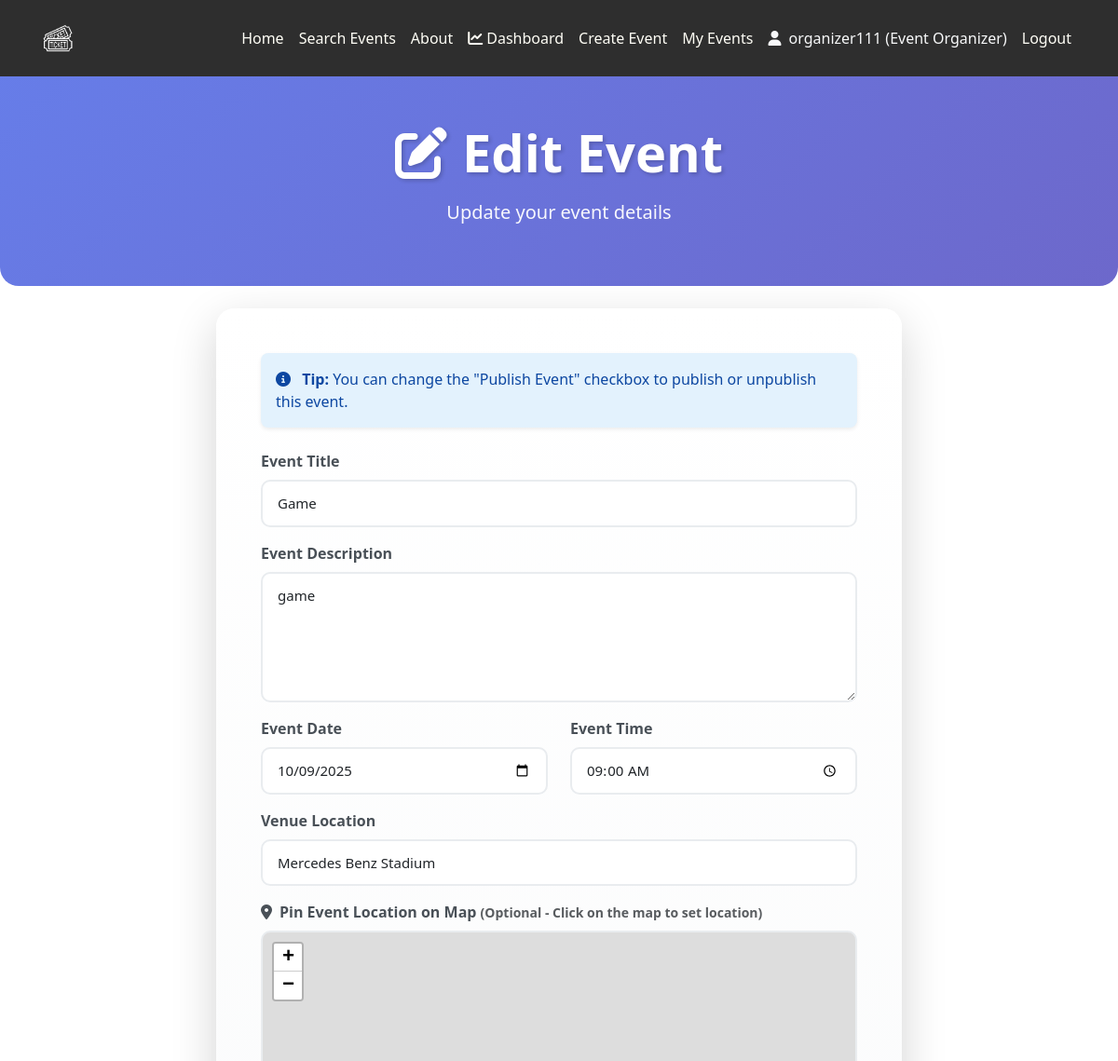
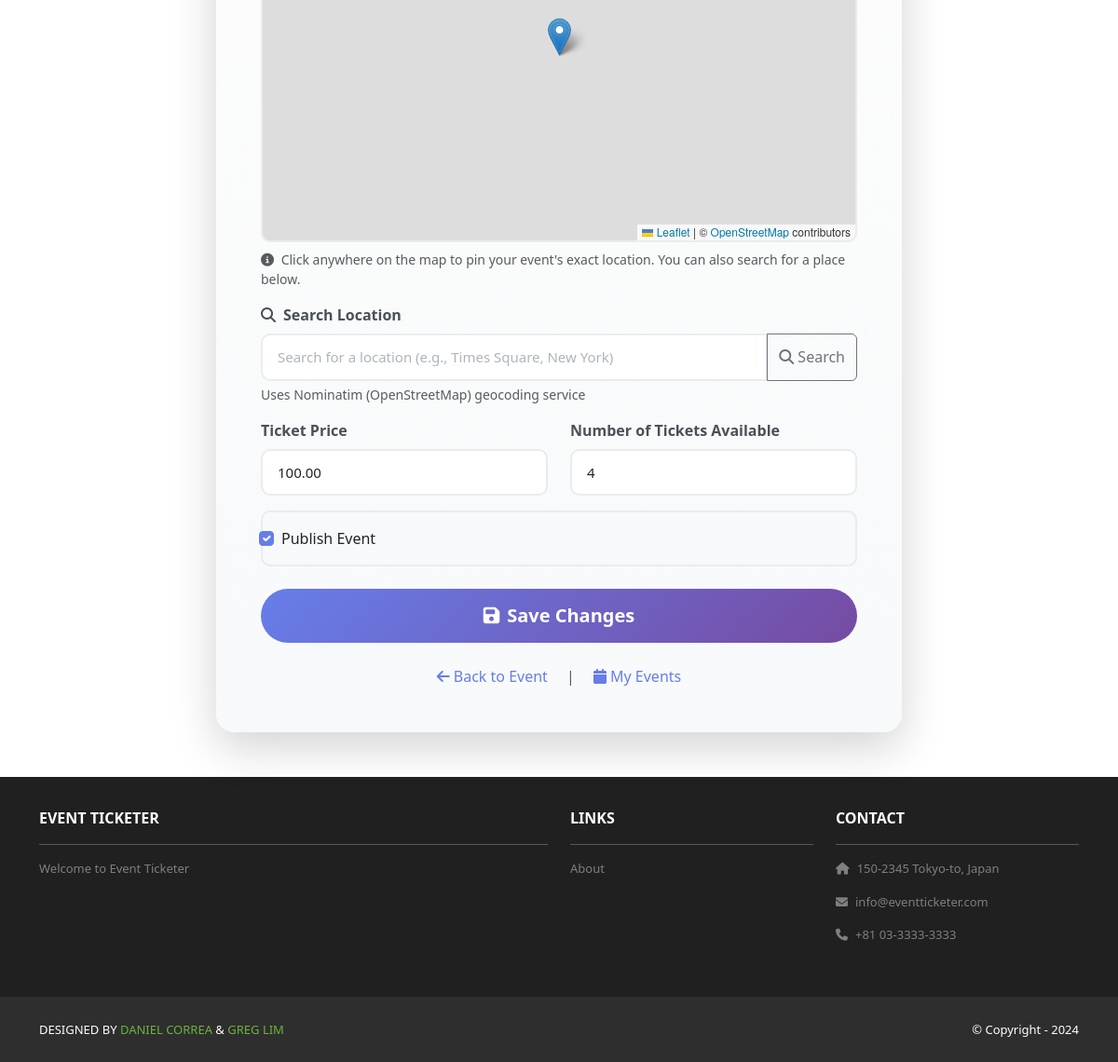
The app's page /events/6/edit/ (signed in) with its own data (2 pictures, top to bottom).
### user_accounts/models.py (models this page shows, shortened)
class UserProfile(models.Model):
    USER_TYPE_CHOICES = [
        ('attendee', 'Attendee'),
        ('event_organizer', 'Event Organizer'),
        ('administrator', 'Administrator'),
    ]
    user = models.OneToOneField(User, on_delete=models.CASCADE)
    user_type = models.CharField(
        max_length=20,
        choices=USER_TYPE_CHOICES,
        default='attendee'
    )
    created_at = models.DateTimeField(auto_now_add=True)
    updated_at = models.DateTimeField(auto_now=True)

### home/models.py (models this page shows, shortened)
class Event(models.Model):
    MODERATION_STATUS_CHOICES = [
        ('pending', 'Pending Review'),
        ('approved', 'Approved'),
        ('rejected', 'Rejected'),
    ]
    title = models.CharField(max_length=200)
    description = models.TextField()
    date = models.DateField()
    time = models.TimeField()
    venue = models.CharField(max_length=300)
    latitude = models.DecimalField(max_digits=9, decimal_places=6, null=True, blank=True)
    longitude = models.DecimalField(max_digits=9, decimal_places=6, null=True, blank=True)
    ticket_price = models.DecimalField(max_digits=10, decimal_places=2)
    ticket_availability = models.PositiveIntegerField()
    organizer = models.ForeignKey(User, on_delete=models.CASCADE, related_name='organized_events')
    created_at = models.DateTimeField(auto_now_add=True)
    updated_at = models.DateTimeField(auto_now=True)
    is_published = models.BooleanField(default=True)
    moderation_status = models.CharField(
        max_length=20,
        choices=MODERATION_STATUS_CHOICES,
        default='pending',
        help_text='Status of event moderation review'
    )
    moderation_notes = models.TextField(
        blank=True,
        null=True,
        help_text='Admin notes about moderation decision'
    )
    moderated_by = models.ForeignKey(
        User,
        on_delete=models.SET_NULL,
        null=True,
        blank=True,
        related_name='moderated_events',
        help_text='Administrator who reviewed this event'
    )
    moderated_at = models.DateTimeField(null=True, blank=True)
    class Meta:
        ordering = ['-created_at']

### home/views.py (the view)
# urls.py: path('events/<int:event_id>/edit/', views.edit_event, name='home.edit_event'),
@login_required
def edit_event(request, event_id):
    event = get_object_or_404(Event, id=event_id)
    if event.organizer != request.user:
        messages.error(request, 'You do not have permission to edit this event.')
        return redirect('home.event_detail', event_id=event.id)
    if not hasattr(request.user, 'userprofile') or request.user.userprofile.user_type != 'event_organizer':
        messages.error(request, 'Only Event Organizers can edit events.')
        return redirect('home.index')
    if request.method == 'POST':
        form = EventForm(request.POST, instance=event)
        if form.is_valid():
            form.save()
            messages.success(request, 'Event updated successfully!')
            return redirect('home.event_detail', event_id=event.id)
    else:
        form = EventForm(instance=event)
    template_data = {'title': f'Edit Event - {event.title}'}
    return render(request, 'home/edit_event.html', {
        'template_data': template_data,
        'form': form,
        'event': event
    })

### home/templates/home/edit_event.html (shortened to what this page needs)
{% extends 'base.html' %}
{% load static %}
{% block content %}
<link rel="stylesheet" href="https://unpkg.com/leaflet@1.9.4/dist/leaflet.css"
/>
<header class="masthead bg-edit-header text-white text-center py-5 mb-4">
    <div class="container">
        <div class="row">
            <div class="col-lg-8 mx-auto">
                <h1 class="display-4 fw-bold mb-3" style="text-shadow: 2px 2px 4px rgba(0, 0, 0, 0.2);">
                    <i class="fas fa-edit me-3"></i>Edit Event
                </h1>
                <p class="lead">Update your event details</p>
            </div>
        </div>
    </div>
</header>
<div class="container mb-5">
    <div class="row justify-content-center">
        <div class="col-md-9 col-lg-8">
            <div class="card shadow-lg border-0 edit-form-card">
                <div class="card-body p-5">
                    <div class="alert alert-info shadow-sm border-0 rounded-3 mb-4" role="alert">
                        <i class="fas fa-info-circle me-2"></i>
                        <strong>Tip:</strong> You can change the "Publish Event" checkbox to publish or unpublish this event.
                    </div>
                    <form method="post">
                        <div class="mb-3">
                            <label for="{{ form.title.id_for_label }}" class="form-label">{{ form.title.label }}</label>
                            {{ form.title }}
                        </div>
                        <div class="mb-3">
                            <label for="{{ form.description.id_for_label }}" class="form-label">{{ form.description.label }}</label>
                            {{ form.description }}
                        </div>
                        <div class="row">
                            <div class="col-md-6 mb-3">
                                <label for="{{ form.date.id_for_label }}" class="form-label">{{ form.date.label }}</label>
                                {{ form.date }}
                            </div>
                            <div class="col-md-6 mb-3">
                                <label for="{{ form.time.id_for_label }}" class="form-label">{{ form.time.label }}</label>
                                {{ form.time }}
                            </div>
                        </div>
                        <div class="mb-3">
                            <label for="{{ form.venue.id_for_label }}" class="form-label">{{ form.venue.label }}</label>
                            {{ form.venue }}
                        </div>
                        <div class="mb-3">
                            <label class="form-label">
                                <i class="fas fa-map-marker-alt me-2"></i>Pin Event Location on Map
                                <small class="text-muted">(Optional - Click on the map to set location)</small>
                            </label>
                            <div id="map" style="height: 400px; border-radius: 10px; border: 2px solid #e9ecef;"></div>
                            <small class="text-muted mt-2 d-block">
                                <i class="fas fa-info-circle me-1"></i>
                                Click anywhere on the map to pin your event's exact location. You can also search for a place below.
                            </small>
                        </div>
                        <div class="mb-3">
                            <label for="locationSearch" class="form-label">
                                <i class="fas fa-search me-2"></i>Search Location
                            </label>
                            <div class="input-group">
                                <input type="text" class="form-control" id="locationSearch" placeholder="Search for a location (e.g., Times Square, New York)">
                                <button class="btn btn-outline-secondary" type="button" id="searchBtn">
                                    <i class="fas fa-search"></i> Search
                                </button>
                            </div>
                            <small class="text-muted mt-1 d-block">Uses Nominatim (OpenStreetMap) geocoding service</small>
                        </div>
                        <div class="row">
                            <div class="col-md-6 mb-3">
                                <label for="{{ form.ticket_price.id_for_label }}" class="form-label">{{ form.ticket_price.label }}</label>
                                {{ form.ticket_price }}
                            </div>
                            <div class="col-md-6 mb-3">
                                <label for="{{ form.ticket_availability.id_for_label }}" class="form-label">{{ form.ticket_availability.label }}</label>
                                {{ form.ticket_availability }}
                            </div>
                        </div>
                        <div class="mb-4">
                            <div class="form-check">
                                {{ form.is_published }}
                                <label class="form-check-label" for="{{ form.is_published.id_for_label }}">
                                    {{ form.is_published.label }}
                                </label>
                            </div>
                        </div>
                        <div class="d-grid mt-4">
                            <button type="submit" class="btn btn-primary btn-lg rounded-pill px-4" id="saveChangesBtn">
                                <i class="fas fa-save me-2"></i>Save Changes
                            </button>
                        </div>
                    </form>
                    <div class="text-center mt-4">
                        <a href="{% url 'home.event_detail' event.id %}" class="text-decoration-none me-3">
                            <i class="fas fa-arrow-left me-1"></i>Back to Event
                        </a>
                        <span class="text-muted">|</span>
                        <a href="{% url 'home.my_events' %}" class="text-decoration-none ms-3">
                            <i class="fas fa-calendar me-1"></i>My Events
                        </a>
                    </div>
                </div>
            </div>
        </div>
    </div>
</div>
{% endblock %}

### eventticketer/templates/base.html (shortened to what this page needs)
<!DOCTYPE html>
<html>
    {% load static %}
  <head>
    <link href="https://cdn.jsdelivr.net/npm/bootstrap@5.3.3/dist/css/bootstrap.min.css" rel="stylesheet">
    <link rel="stylesheet" href="https://cdnjs.cloudflare.com/ajax/libs/font-awesome/6.1.1/css/all.min.css">
    <link rel="stylesheet" type="text/css" href="{% static 'css/style.css' %}">
  </head>
  <body>
    <nav class="p-3 navbar navbar-dark bg-dark navbar-expand-lg">
      <div class="container">
        <a class="navbar-brand" href="{% url 'home.index' %}">
          <img src="{% static 'img/logo.png' %}" alt="logo" height="40" />
        </a>
        <div class="collapse navbar-collapse" id="navbarNavAltMarkup">
          <div class="navbar-nav ms-auto navbar-ml">
            <a class="nav-link" href="{% url 'home.index' %}">Home</a>
            <a class="nav-link" href="{% url 'home.events_search' %}">Search Events</a>
            <a class="nav-link" href="{% url 'home.about' %}">About</a>
            {% if user.is_authenticated %}
              {% if user.userprofile.user_type == 'administrator' %}
                <a class="nav-link" href="{% url 'home.admin_event_moderation' %}">
                  <i class="fas fa-shield-alt me-1"></i>Moderation
                </a>
                <a class="nav-link" href="{% url 'home.admin_user_management' %}">
                  <i class="fas fa-users-cog me-1"></i>User Management
                </a>
              {% elif user.userprofile.user_type == 'event_organizer' %}
                <a class="nav-link" href="{% url 'home.dashboard' %}">
                  <i class="fas fa-chart-line me-1"></i>Dashboard
                </a>
                <a class="nav-link" href="{% url 'home.create_event' %}">Create Event</a>
                <a class="nav-link" href="{% url 'home.my_events' %}">My Events</a>
              {% endif %}
              <span class="nav-link text-light">
                <i class="fas fa-user me-1"></i>
                {{ user.username }} ({{ user.userprofile.get_user_type_display }})
              </span>
              <a class="nav-link" href="{% url 'user_accounts.logout' %}">Logout</a>
            {% else %}
              <a class="nav-link" href="{% url 'user_accounts.login' %}">Login</a>
              <a class="nav-link" href="{% url 'user_accounts.signup' %}">Sign Up</a>
            {% endif %}
          </div>
        </div>
      </div>
    </nav>
    <div>
      {% block content %}
      {% endblock content %}
    </div>
    <section class="p-3 ms-footer d-none d-md-block">
      <div class="container">
        <div class="row mt-3 text-white">
          <div class="col-md-6 col-lg-6 col-xl-6 mx-auto mb-4">
            <b>EVENT TICKETER</b>
            <hr />
            <p>Welcome to Event Ticketer</p>
          </div>
          <div class="col-md-3 col-lg-3 col-xl-3 mx-auto mb-4">
            <b>LINKS</b>
            <hr />
            <p><a class="nav-link" href="{% url 'home.about' %}">About</a></p>
          </div>
          <div class="col-md-3 col-lg-3 col-xl-3 mx-auto mb-4">
            <b>CONTACT</b>
            <hr />
            <p><i class="fas fa-home me-2"></i>150-2345 Tokyo-to, Japan</p>
            <p><i class="fas fa-envelope me-2"></i>info@eventticketer.com</p>
            <p><i class="fas fa-phone me-2"></i>+81 03-3333-3333</p>
          </div>
        </div>
      </div>
    </section>
    <section class="p-3 ms-footer-bottom bg-dark">
      <div class="container d-flex justify-content-between">
        <div class="me-5 text-white">
          <span>DESIGNED BY <a href="https://www.x.com/danielgarax" target="_blank">DANIEL CORREA</a> & <a href="https://www.x.com/greglim81" target="_blank">GREG LIM</a></span>
        </div>
        <div class="text-white">
          <span>© Copyright - 2024</span>
        </div>
      </div>
    </section>
  </body>
</html>

### eventticketer/static/css/style.css (style rules this page uses)
.navbar a.nav-link { color: #FFFEF6 !important; }
.bg-dark { background-color: #2E2E2E !important; }
.ms-footer { background-color: #202020; }
.ms-footer p { color: #7F7F7F; font-size: 13px; }
.ms-footer-bottom span { font-size: 13px; line-height: 38px; }
.ms-footer-bottom a { color: #6ab43e; text-decoration: none; }

### home/templates/home/edit_event.html (style rules this page uses)
.bg-edit-header { background: linear-gradient(135deg, #667eea 0%, #764ba2 100%); background-attachment: fixed; background-size: cover; border-radius: 0 0 20px 20px; }
.bg-edit-header h1 { animation: fadeInDown 0.6s ease-out; }
.bg-edit-header .lead { animation: fadeInUp 0.6s ease-out 0.2s both; opacity: 0.95; }
.edit-form-card { border-radius: 20px; background: linear-gradient(to bottom, #ffffff 0%, #f8f9fa 100%); animation: fadeIn 0.6s ease-out; }
.form-label { font-weight: 600; color: #495057; margin-bottom: 0.5rem; }
.form-control { border-radius: 10px; border: 2px solid #e9ecef; padding: 12px 16px; font-size: 15px; transition: all 0.3s ease; background-color: #ffffff; }
.form-control::placeholder { color: #adb5bd; }
.btn-primary { border-radius: 50px; padding: 14px 30px; font-weight: 600; transition: all 0.3s ease; background: linear-gradient(135deg, #667eea 0%, #764ba2 100%); border: none; }
.form-check { padding: 1rem 1.25rem; background-color: #f8f9fa; border-radius: 10px; border: 2px solid #e9ecef; transition: all 0.3s ease; }
.form-check-input:checked { background-color: #667eea; border-color: #667eea; }
.alert-info { background-color: #e3f2fd; border-left: 4px solid #2196F3; color: #0d47a1; }
a { color: #667eea; transition: color 0.3s ease; }

### records on screen
Event: title "Game", description "game", date "10/09/2025", time "09:00:00", venue "Mercedes Benz Stadium", ticket_price "100.00", ticket_availability "4", is_published "☑"

### other values on screen
{{ user.username }} "organizer111"
{{ user.userprofile.get_user_type_display }} "Event Organizer"
